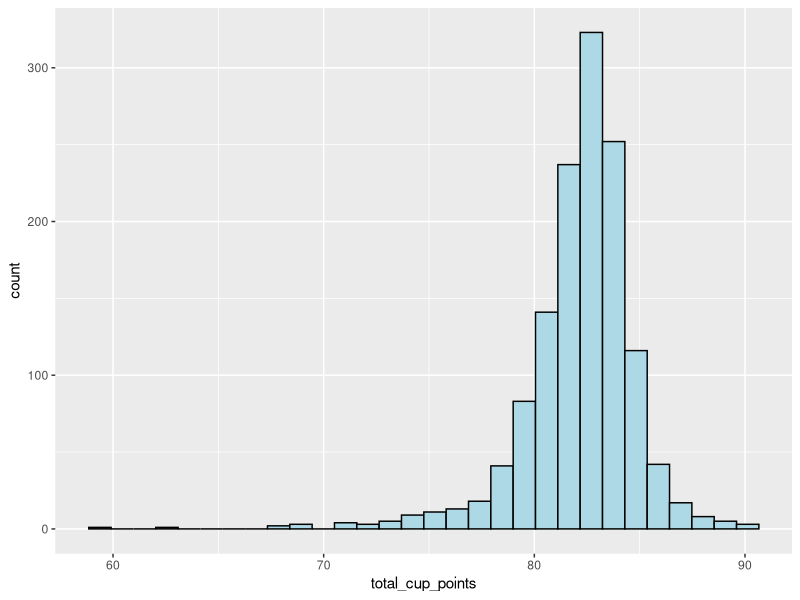

This figure's R source:
## ---- chunk 1
# Code chunks have `#` "R comments" instead of `<!-- -->` "html comments"
# The `eval=TRUE` means this code will be run during knitting
# The `include=FALSE` means neither code nor output will be included in the knit
# The `echo=FALSE` (with `include=TRUE`) will print the output but not code chunk  
# The `message=FALSE` means informational messages won't be shown in the knit
# The `warning=FALSE` means warning alert message won't be shown in the knit
# https://rmarkdown.rstudio.com/lesson-3.html

# Rather than always specifying these, we'll set them to all default to `FALSE`
# This means knitting completely ignore all code-chunk by default
knitr::opts_chunk$set(eval=TRUE, include=TRUE, echo=TRUE, message=TRUE, warning=FALSE)
# `knitr::` means not having to run `library(knitr)` to access `opts_chunk`
## ---- chunk 2
# load tidyverse functionality <-- make code "easy to understand" with comments!
install.packages("tidyverse")
library(tidyverse) # `install.packages("tidyverse")` isn't needed 
                   #  on jupyterhub for the `tidyverse` package
## ---- chunk 3
library(tidyverse)
coffee_ratings <- read_csv("coffee_ratings.csv") # rather than `read.csv()`
head(coffee_ratings)        # <- compare what this line of code does
#coffee_ratings %>% head() # <- versus what this line of code does
# The `%>%` "pipe symbol" is created with <ctrl-shift-M> or <cmd-shift-M>
## ---- chunk 4
glimpse(coffee_ratings)        # <- compare what this line of code does
# coffee_ratings %>% glimpse() # <- versus what this line of code does
# The `%>%` "pipe symbol" is created with <ctrl-shift-M> or <cmd-shift-M>
## ---- chunk 5
knitr::opts_chunk$set(eval=TRUE, include=TRUE, echo=FALSE, message=FALSE, warning=FALSE)
# Can you read this code? What do you roughly think it's doing?
coffee_ratings %>% # E.g., what does the `%>%` seem to be doing?
  ggplot(aes(x=total_cup_points)) + # E.g., what about `+` !??
  geom_histogram(bins=30, color="black", fill="light blue")
  # Note here that R code uses the same `parameter=argument` pairing as knitting
